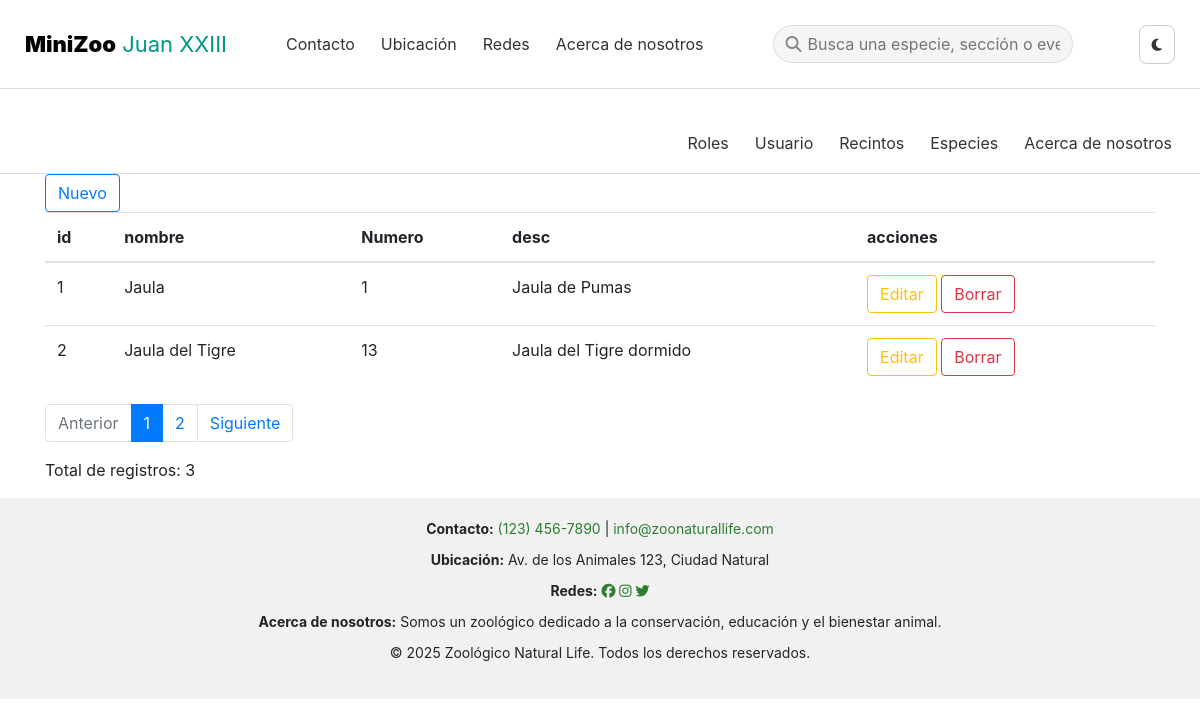
Page /0612/recintos/index.php on the committed database.
### tables this page shows
CREATE TABLE `recintos` (
  `id` int(11) NOT NULL,
  `nombre` varchar(191) NOT NULL,
  `descripcion` text DEFAULT NULL,
  `numero` int(11) DEFAULT NULL
);

### 0612/recintos/_list.php (the view, shortened to what this page needs)
<?php
require_once '../lib/Paginacion.php';
$paginacion = new Paginacion($con, 'recintos', isset($_GET['pagina']) ? $_GET['pagina'] : 1, 2);
$rs = $paginacion->obtenerDatos();
?>
<a href="index.php?accion=nuevo" class="btn btn-outline-primary">Nuevo</a><br>
<table class="table">
    <thead>
        <tr>
            <th>id</th>
            <th>nombre</th>
            <th>Numero</th>
            <th>desc</th>
            <th>acciones</th>
        </tr>
    </thead>
    <tbody>
        <?php
        while ($dato = $rs->fetch_assoc()) {
        ?>
            <tr>
                <td><?php echo $dato['id']; ?></td>
                <td><?php echo $dato['nombre']; ?></td>
                <td><?php echo $dato['numero']; ?></td>
                <td><?php echo $dato['descripcion']; ?></td>
                <td>
                    <a href="index.php?accion=editar&id=<?php echo $dato['id']; ?>" class="btn btn-outline-warning">Editar</a>
                    <a href="index.php?accion=borrar&id=<?php echo $dato['id']; ?>" class="btn btn-outline-danger">Borrar</a>
                </td>
            </tr>
        <?php } ?>
    </tbody>
</table>
<div>
    <?php
    $totalPaginas = $paginacion->totalPaginas();
    if ($totalPaginas > 1) {
        echo $paginacion->mostrarBarrasNavegacion();
    }
    ?>
    <p>Total de registros: <?php echo $paginacion->totalRegistros; ?></p>
</div>

### 0612/css/style.css (style rules this page uses)
* { margin: 0; padding: 0; box-sizing: border-box; }
html, body { height: 98%; margin: 0; display: flex; flex-direction: column; }
body { font-family: 'Segoe UI', sans-serif; scroll-behavior: smooth; line-height: 1.6; background-color: #fff; color: #000; }

### rows in the picture
recintos: id "1", nombre "Jaula", numero "1", descripcion "Jaula de Pumas"
recintos: id "2", nombre "Jaula del Tigre", numero "13", descripcion "Jaula del Tigre dormido"

### other values in the picture
$paginacion->totalRegistros "3"
